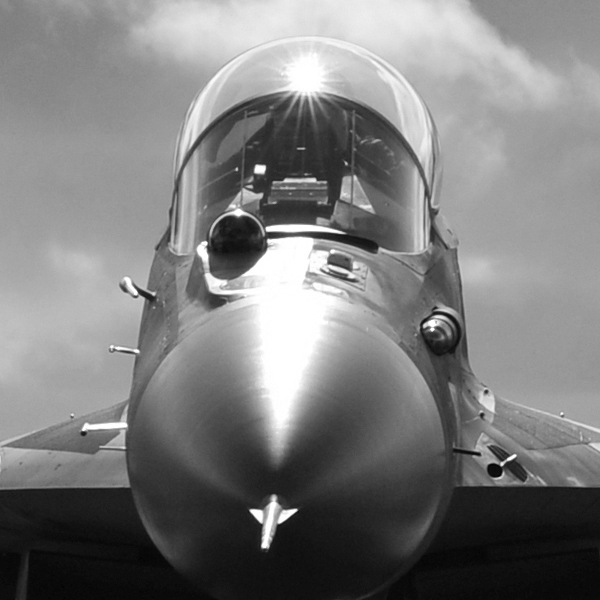
#> input picture image_processing/Laboratory_2/images/test2_0.jpg, 600 x 600 px; the run also reads 2 pictures not shown here
$ jupyter execute --allow-errors noise_structure.ipynb
#> lines starting #> are read from the running program, lines starting #| are printed output that depends on the picture
[cell 1]
from PIL import Image, ImageDraw
import math
import numpy as np
import matplotlib.pyplot as plt
import cv2
from skimage import io, filters, metrics, util

[cell 2]
fig = plt.figure()

fig, ([ax1, ax2, ax3, ax4, ax5] ) = plt.subplots(
    nrows=1, ncols=5,
    figsize=(20, 20)
)

ax1.set_title('Основное')
ax2.set_title('Шум №1')
ax3.set_title('Шум №2')
ax4.set_title('Шум №3')
ax5.set_title('Шум №4')


image_0 = cv2.imread("./images/test2_0.jpg") #Открываем изображение.
#> image_0 is the input picture: shape (600, 600, 3); min 2, max 255, mean 124.7

image_1 = cv2.imread("./images/test2_1.jpg") #Открываем изображение.

image_2 = cv2.imread("./images/test2_2.jpg") #Открываем изображение.

image_3 = cv2.imread("./images/test2_3.jpg") #Открываем изображение.
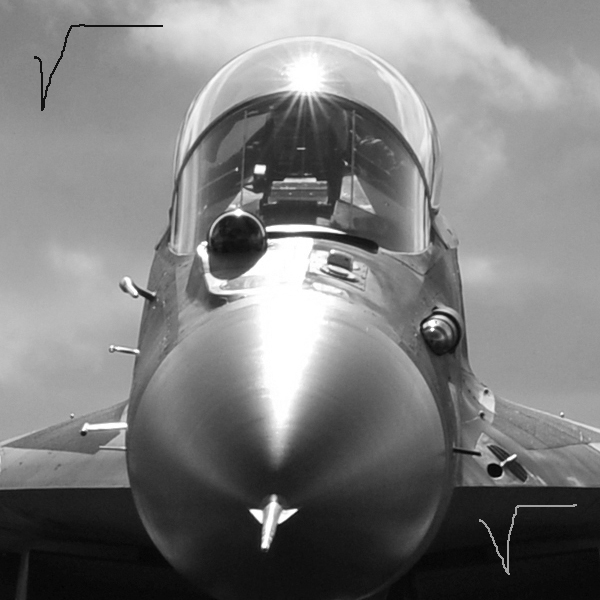
#> input picture image_processing/Laboratory_2/images/test2_3.jpg, 600 x 600 px
#> image_3 is the input picture: shape (600, 600, 3); min 2, max 255, mean 124.6

image_4 = cv2.imread("./images/test2_4.jpg") #Открываем изображение.
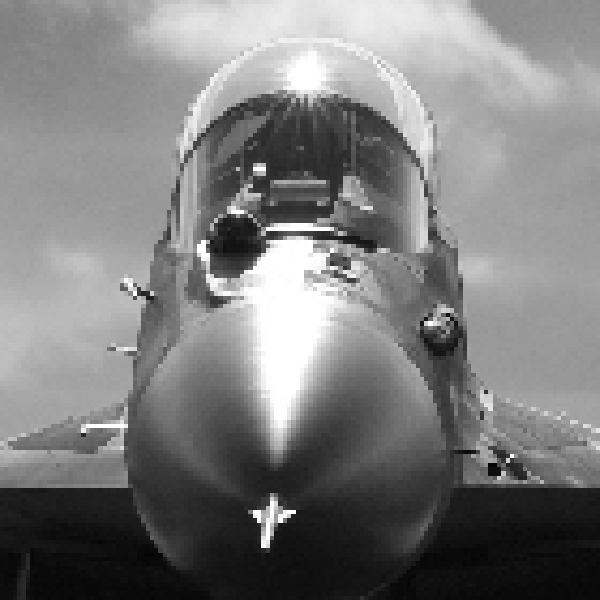
#> input picture image_processing/Laboratory_2/images/test2_4.jpg, 600 x 600 px
#> image_4 is the input picture: shape (600, 600, 3); min 5, max 255, mean 124.6


ax1.imshow(image_0, cmap='gray')
ax2.imshow(image_1,cmap='gray')
ax3.imshow(image_2,cmap='gray')
ax4.imshow(image_3,cmap='gray')
ax5.imshow(image_4,cmap='gray')


plt.show()
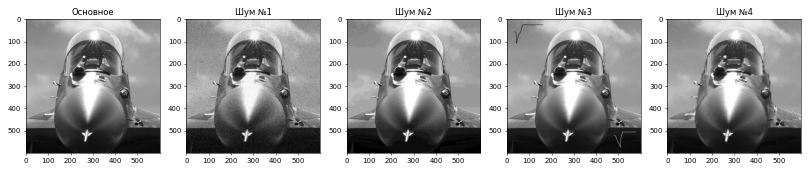
#> figure drawn by matplotlib, 5 panels

[cell 3]
# PSNR до фильтрации
psnr_before_image_1 = cv2.PSNR(image_0, image_1)
#> psnr_before_image_1 = 27.98
psnr_before_image_2 = cv2.PSNR(image_0, image_2)
#> psnr_before_image_2 = 34.46
psnr_before_image_3 = cv2.PSNR(image_0, image_3)
#> psnr_before_image_3 = 31.66
psnr_before_image_4 = cv2.PSNR(image_0, image_4)
#> psnr_before_image_4 = 26.64

print("PSNR для 1-го изображения, до фильтрации =", round(psnr_before_image_1, 2))
#| PSNR для 1-го изображения, до фильтрации = 27.98
print("PSNR для 2-го изображения, до фильтрации =", round(psnr_before_image_2, 2))
#| PSNR для 2-го изображения, до фильтрации = 34.46
print("PSNR для 3-го изображения, до фильтрации =", round(psnr_before_image_3, 2))
#| PSNR для 3-го изображения, до фильтрации = 31.66
print("PSNR для 4-го изображения, до фильтрации =", round(psnr_before_image_4, 2))
#| PSNR для 4-го изображения, до фильтрации = 26.64

[cell 4]
# Гистограммы изображений
fig = plt.figure()

fig, ([ax1, ax2, ax3, ax4, ax5] ) = plt.subplots(
    nrows=1, ncols=5,
    figsize=(30, 5)
)

ax1.set_title('Основное')
ax2.set_title('Шум №1')
ax3.set_title('Шум №2')
ax4.set_title('Шум №3')
ax5.set_title('Шум №4')


ax1.hist(image_0.ravel(),bins = 256, histtype = 'step' )
ax2.hist(image_1.ravel(),bins = 256, histtype = 'step' )
ax3.hist(image_2.ravel(),bins = 256, histtype = 'step' )
ax4.hist(image_3.ravel(),bins = 256, histtype = 'step' )
ax5.hist(image_4.ravel(),bins = 256, histtype = 'step' )


plt.show()
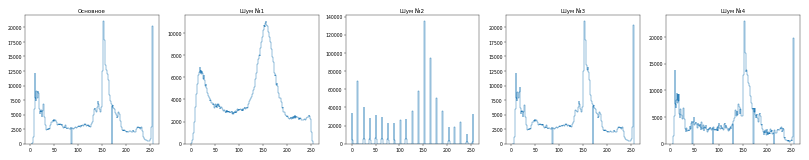
#> figure drawn by matplotlib, 5 panels

[cell 5]
# Отображение пары изображений до и после фильтрации
def showImages(*args):
    fig, axes = plt.subplots(1, len(args))

    for i in range(len(axes)):
        axes[i].imshow(args[i], cmap="gray")

    fig.set_figwidth(10)
    fig.set_figheight(10)
    plt.show()

[cell 6]
new_image_1 = cv2.GaussianBlur(image_1, (9, 9), 2)
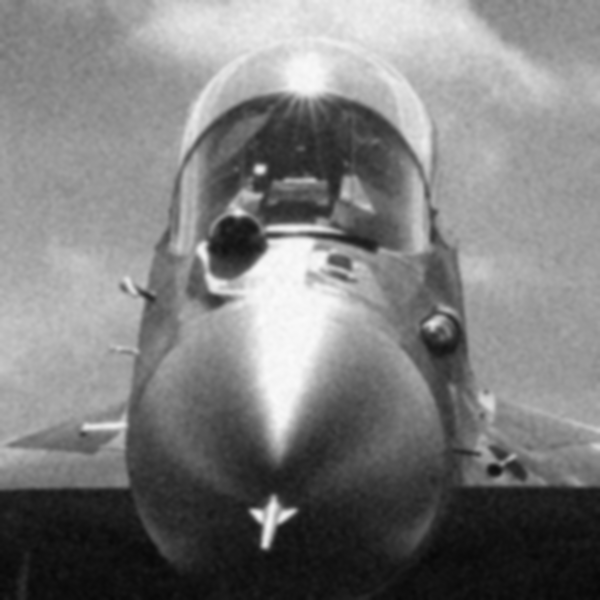
#> new_image_1: shape (600, 600, 3); min 7, max 250, mean 124.2
showImages(image_1, new_image_1)

[cell 7]
new_image_2 = filters.gaussian(image_2, 2, channel_axis=False)
new_image_2 = filters.unsharp_mask(filters.median(new_image_2), 2)
showImages(image_2, new_image_2)

[cell 8]
new_image_3 = cv2.medianBlur(image_3, 7)
showImages(image_3, new_image_3)

[cell 9]
new_image_buf = cv2.blur(image_4, (5, 5))
new_image_4 = cv2.medianBlur(new_image_buf, 5)
showImages(image_4, new_image_4)

[cell 10]
psnr_after_image_1 = cv2.PSNR(image_0, new_image_1)
#> psnr_after_image_1 = 29.1
#> (the rest of this cell did not finish here and is left out)
